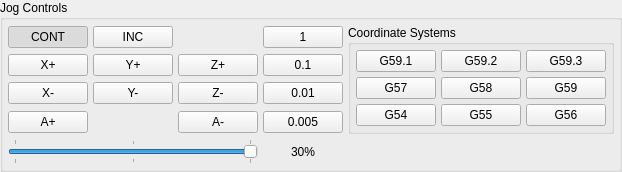
               <widget class="QGroupBox" name="groupBox_2">
                <property name="title">
                 <string>Jog Controls</string>
                </property>
                <layout class="QGridLayout" name="gridLayout_2">
                 <property name="leftMargin">
                  <number>5</number>
                 </property>
                 <property name="topMargin">
                  <number>5</number>
                 </property>
                 <property name="rightMargin">
                  <number>5</number>
                 </property>
                 <property name="bottomMargin">
                  <number>5</number>
                 </property>
                 <property name="spacing">
                  <number>5</number>
                 </property>
                 <item row="3" column="4">
                  <widget class="ActionButton" name="actionbutton_45">
                   <property name="text">
                    <string>0.005</string>
                   </property>
                   <property name="checkable">
                    <bool>true</bool>
                   </property>
                   <property name="autoExclusive">
                    <bool>true</bool>
                   </property>
                   <property name="actionName" stdset="0">
                    <string>machine.jog.set-increment:0.005</string>
                   </property>
                   <property name="jogBtn" stdset="0">
                    <string/>
                   </property>
                   <attribute name="buttonGroup">
                    <string notr="true">btngrpIncrements</string>
                   </attribute>
                  </widget>
                 </item>
                 <item row="0" column="0">
                  <widget class="ActionButton" name="btn_jog_cont">
                   <property name="text">
                    <string>CONT</string>
                   </property>
                   <property name="checkable">
                    <bool>true</bool>
                   </property>
                   <property name="checked">
                    <bool>true</bool>
                   </property>
                   <property name="autoExclusive">
                    <bool>true</bool>
                   </property>
                   <property name="actionName" stdset="0">
                    <string>machine.jog-mode.continuous</string>
                   </property>
                   <property name="jogBtn" stdset="0">
                    <string/>
                   </property>
                   <attribute name="buttonGroup">
                    <string notr="true">btngrpContInc</string>
                   </attribute>
                  </widget>
                 </item>
                 <item row="4" column="4">
                  <widget class="StatusLabel" name="statuslabel">
                   <property name="text">
                    <string>30%</string>
                   </property>
                   <property name="alignment">
                    <set>Qt::AlignCenter</set>
                   </property>
                   <property name="rules" stdset="0">
                    <string>[{&quot;channels&quot;: [{&quot;url&quot;: &quot;settings:machine.jog.linear-speed-percentage&quot;, &quot;trigger&quot;: true}], &quot;property&quot;: &quot;Text&quot;, &quot;expression&quot;: &quot;'{:0}%'.format(ch[0])&quot;, &quot;name&quot;: &quot;New Rule&quot;}]</string>
                   </property>
                  </widget>
                 </item>
                 <item row="2" column="4">
                  <widget class="ActionButton" name="actionbutton_41">
                   <property name="text">
                    <string>0.01</string>
                   </property>
                   <property name="checkable">
                    <bool>true</bool>
                   </property>
                   <property name="autoExclusive">
                    <bool>true</bool>
                   </property>
                   <property name="actionName" stdset="0">
                    <string>machine.jog.set-increment:0.01</string>
                   </property>
                   <property name="jogBtn" stdset="0">
                    <string/>
                   </property>
                   <attribute name="buttonGroup">
                    <string notr="true">btngrpIncrements</string>
                   </attribute>
                  </widget>
                 </item>
                 <item row="0" column="4">
                  <widget class="ActionButton" name="actionbutton_33">
                   <property name="text">
                    <string>1</string>
                   </property>
                   <property name="checkable">
                    <bool>true</bool>
                   </property>
                   <property name="autoExclusive">
                    <bool>true</bool>
                   </property>
                   <property name="actionName" stdset="0">
                    <string>machine.jog.set-increment:1</string>
                   </property>
                   <property name="jogBtn" stdset="0">
                    <string/>
                   </property>
                   <attribute name="buttonGroup">
                    <string notr="true">btngrpIncrements</string>
                   </attribute>
                  </widget>
                 </item>
                 <item row="1" column="2">
                  <widget class="ActionButton" name="actionbutton_38">
                   <property name="text">
                    <string>Z+</string>
                   </property>
                   <property name="actionName" stdset="0">
                    <string>machine.jog.axis:z,pos</string>
                   </property>
                   <property name="jogBtn" stdset="0">
                    <string/>
                   </property>
                  </widget>
                 </item>
                 <item row="2" column="2">
                  <widget class="ActionButton" name="actionbutton_40">
                   <property name="text">
                    <string>Z-</string>
                   </property>
                   <property name="actionName" stdset="0">
                    <string>machine.jog.axis:z,neg</string>
                   </property>
                   <property name="jogBtn" stdset="0">
                    <string/>
                   </property>
                  </widget>
                 </item>
                 <item row="1" column="4">
                  <widget class="ActionButton" name="actionbutton_39">
                   <property name="text">
                    <string>0.1</string>
                   </property>
                   <property name="checkable">
                    <bool>true</bool>
                   </property>
                   <property name="autoExclusive">
                    <bool>true</bool>
                   </property>
                   <property name="actionName" stdset="0">
                    <string>machine.jog.set-increment:0.1</string>
                   </property>
                   <property name="jogBtn" stdset="0">
                    <string/>
                   </property>
                   <attribute name="buttonGroup">
                    <string notr="true">btngrpIncrements</string>
                   </attribute>
                  </widget>
                 </item>
                 <item row="1" column="0">
                  <widget class="ActionButton" name="actionbutton_34">
                   <property name="text">
                    <string>X+</string>
                   </property>
                   <property name="actionName" stdset="0">
                    <string>machine.jog.axis:x,pos</string>
                   </property>
                   <property name="jogBtn" stdset="0">
                    <string/>
                   </property>
                  </widget>
                 </item>
                 <item row="0" column="1">
                  <widget class="ActionButton" name="btn_jog_inc">
                   <property name="text">
                    <string>INC</string>
                   </property>
                   <property name="checkable">
                    <bool>true</bool>
                   </property>
                   <property name="autoExclusive">
                    <bool>true</bool>
                   </property>
                   <property name="actionName" stdset="0">
                    <string>machine.jog-mode.incremental</string>
                   </property>
                   <property name="jogBtn" stdset="0">
                    <string/>
                   </property>
                   <attribute name="buttonGroup">
                    <string notr="true">btngrpContInc</string>
                   </attribute>
                  </widget>
                 </item>
                 <item row="3" column="0">
                  <widget class="ActionButton" name="jog_A_plus">
                   <property name="text">
                    <string>A+</string>
                   </property>
                   <property name="rules" stdset="0">
                    <string>[{&quot;channels&quot;: [{&quot;url&quot;: &quot;status:axis_mask&quot;, &quot;trigger&quot;: true}], &quot;property&quot;: &quot;Visible&quot;, &quot;expression&quot;: &quot;ch[0]==15&quot;, &quot;name&quot;: &quot;AxisExists&quot;}]</string>
                   </property>
                   <property name="actionName" stdset="0">
                    <string>machine.jog.axis:a,pos</string>
                   </property>
                   <property name="buttonFont" stdset="0">
                    <string>20</string>
                   </property>
                  </widget>
                 </item>
                 <item row="3" column="2">
                  <widget class="ActionButton" name="jog_A_neg">
                   <property name="text">
                    <string>A-</string>
                   </property>
                   <property name="rules" stdset="0">
                    <string>[{&quot;channels&quot;: [{&quot;url&quot;: &quot;status:axis_mask&quot;, &quot;trigger&quot;: true}], &quot;property&quot;: &quot;Visible&quot;, &quot;expression&quot;: &quot;ch[0]==15&quot;, &quot;name&quot;: &quot;AxisExists&quot;}]</string>
                   </property>
                   <property name="actionName" stdset="0">
                    <string>machine.jog.axis:a,neg</string>
                   </property>
                   <property name="buttonFont" stdset="0">
                    <string>20</string>
                   </property>
                  </widget>
                 </item>
                 <item row="1" column="1">
                  <widget class="ActionButton" name="actionbutton_36">
                   <property name="text">
                    <string>Y+</string>
                   </property>
                   <property name="actionName" stdset="0">
                    <string>machine.jog.axis:y,pos</string>
                   </property>
                   <property name="jogBtn" stdset="0">
                    <string/>
                   </property>
                  </widget>
                 </item>
                 <item row="2" column="0">
                  <widget class="ActionButton" name="actionbutton_35">
                   <property name="text">
                    <string>X-</string>
                   </property>
                   <property name="actionName" stdset="0">
                    <string>machine.jog.axis:x,neg</string>
                   </property>
                   <property name="jogBtn" stdset="0">
                    <string/>
                   </property>
                  </widget>
                 </item>
                 <item row="2" column="1">
                  <widget class="ActionButton" name="actionbutton_37">
                   <property name="text">
                    <string>Y-</string>
                   </property>
                   <property name="actionName" stdset="0">
                    <string>machine.jog.axis:y,neg</string>
                   </property>
                   <property name="jogBtn" stdset="0">
                    <string/>
                   </property>
                  </widget>
                 </item>
                 <item row="4" column="0" colspan="3">
                  <widget class="ActionSlider" name="jogFeedRateSlider">
                   <property name="maximum">
                    <number>100</number>
                   </property>
                   <property name="pageStep">
                    <number>5</number>
                   </property>
                   <property name="value">
                    <number>100</number>
                   </property>
                   <property name="sliderPosition">
                    <number>100</number>
                   </property>
                   <property name="orientation">
                    <enum>Qt::Horizontal</enum>
                   </property>
                   <property name="tickPosition">
                    <enum>QSlider::TicksBothSides</enum>
                   </property>
                   <property name="tickInterval">
                    <number>50</number>
                   </property>
                   <property name="actionName" stdset="0">
                    <string>machine.jog.set-linear-speed-percentage</string>
                   </property>
                  </widget>
                 </item>
                 <item row="0" column="5" rowspan="4">
                  <widget class="QGroupBox" name="groupBox_4">
                   <property name="title">
                    <string>Coordinate Systems</string>
                   </property>
                   <layout class="QGridLayout" name="gridLayout_4">
                    <property name="leftMargin">
                     <number>5</number>
                    </property>
                    <property name="topMargin">
                     <number>5</number>
                    </property>
                    <property name="rightMargin">
                     <number>5</number>
                    </property>
                    <property name="bottomMargin">
                     <number>5</number>
                    </property>
                    <property name="spacing">
                     <number>5</number>
                    </property>
                    <item row="0" column="1">
                     <widget class="MDIButton" name="mdibutton_4">
                      <property name="text">
                       <string>G59.2</string>
                      </property>
                      <property name="checkable">
                       <bool>true</bool>
                      </property>
                      <property name="rules" stdset="0">
                       <string>[{&quot;channels&quot;: [{&quot;url&quot;: &quot;status:g5x_index&quot;, &quot;trigger&quot;: true}], &quot;property&quot;: &quot;Checked&quot;, &quot;expression&quot;: &quot;True if ch[0] == 8 else False&quot;, &quot;name&quot;: &quot;Status&quot;}]</string>
                      </property>
                      <property name="MDICommand" stdset="0">
                       <string>G59.2</string>
                      </property>
                      <property name="G5xBtn" stdset="0">
                       <string/>
                      </property>
                     </widget>
                    </item>
                    <item row="1" column="2">
                     <widget class="MDIButton" name="mdibutton_8">
                      <property name="text">
                       <string>G59</string>
                      </property>
                      <property name="checkable">
                       <bool>true</bool>
                      </property>
                      <property name="rules" stdset="0">
                       <string>[{&quot;channels&quot;: [{&quot;url&quot;: &quot;status:g5x_index&quot;, &quot;trigger&quot;: true}], &quot;property&quot;: &quot;Checked&quot;, &quot;expression&quot;: &quot;True if ch[0] == 6 else False&quot;, &quot;name&quot;: &quot;Status&quot;}]</string>
                      </property>
                      <property name="MDICommand" stdset="0">
                       <string>G59</string>
                      </property>
                      <property name="G5xBtn" stdset="0">
                       <string/>
                      </property>
                     </widget>
                    </item>
                    <item row="1" column="1">
                     <widget class="MDIButton" name="mdibutton_7">
                      <property name="text">
                       <string>G58</string>
                      </property>
                      <property name="checkable">
                       <bool>true</bool>
                      </property>
                      <property name="rules" stdset="0">
                       <string>[{&quot;channels&quot;: [{&quot;url&quot;: &quot;status:g5x_index&quot;, &quot;trigger&quot;: true}], &quot;property&quot;: &quot;Checked&quot;, &quot;expression&quot;: &quot;True if ch[0] == 5 else False&quot;, &quot;name&quot;: &quot;Status&quot;}]</string>
                      </property>
                      <property name="MDICommand" stdset="0">
                       <string>G58</string>
                      </property>
                      <property name="G5xBtn" stdset="0">
                       <string/>
                      </property>
                     </widget>
                    </item>
                    <item row="0" column="2">
                     <widget class="MDIButton" name="mdibutton_5">
                      <property name="text">
                       <string>G59.3</string>
                      </property>
                      <property name="checkable">
                       <bool>true</bool>
                      </property>
                      <property name="rules" stdset="0">
                       <string>[{&quot;channels&quot;: [{&quot;url&quot;: &quot;status:g5x_index&quot;, &quot;trigger&quot;: true}], &quot;property&quot;: &quot;Checked&quot;, &quot;expression&quot;: &quot;True if ch[0] == 9 else False&quot;, &quot;name&quot;: &quot;Status&quot;}]</string>
                      </property>
                      <property name="MDICommand" stdset="0">
                       <string>G59.3</string>
                      </property>
                      <property name="G5xBtn" stdset="0">
                       <string/>
                      </property>
                     </widget>
                    </item>
                    <item row="1" column="0">
                     <widget class="MDIButton" name="mdibutton_6">
                      <property name="text">
                       <string>G57</string>
                      </property>
                      <property name="checkable">
                       <bool>true</bool>
                      </property>
                      <property name="rules" stdset="0">
                       <string>[{&quot;channels&quot;: [{&quot;url&quot;: &quot;status:g5x_index&quot;, &quot;trigger&quot;: true}], &quot;property&quot;: &quot;Checked&quot;, &quot;expression&quot;: &quot;True if ch[0] == 4 else False&quot;, &quot;name&quot;: &quot;Status&quot;}]</string>
                      </property>
                      <property name="MDICommand" stdset="0">
                       <string>G57</string>
                      </property>
                      <property name="G5xBtn" stdset="0">
                       <string/>
                      </property>
                     </widget>
                    </item>
                    <item row="2" column="0">
                     <widget class="MDIButton" name="mdibutton_9">
                      <property name="text">
                       <string>G54</string>
                      </property>
                      <property name="checkable">
                       <bool>true</bool>
                      </property>
                      <property name="rules" stdset="0">
                       <string>[{&quot;channels&quot;: [{&quot;url&quot;: &quot;status:g5x_index&quot;, &quot;trigger&quot;: true}], &quot;property&quot;: &quot;Checked&quot;, &quot;expression&quot;: &quot;True if ch[0] == 1 else False&quot;, &quot;name&quot;: &quot;State&quot;}]</string>
                      </property>
                      <property name="MDICommand" stdset="0">
                       <string>G54</string>
                      </property>
                      <property name="G5xBtn" stdset="0">
                       <string/>
                      </property>
                     </widget>
                    </item>
                    <item row="2" column="1">
                     <widget class="MDIButton" name="mdibutton_10">
                      <property name="text">
                       <string>G55</string>
                      </property>
                      <property name="checkable">
                       <bool>true</bool>
                      </property>
                      <property name="rules" stdset="0">
                       <string>[{&quot;channels&quot;: [{&quot;url&quot;: &quot;status:g5x_index&quot;, &quot;trigger&quot;: true}], &quot;property&quot;: &quot;Checked&quot;, &quot;expression&quot;: &quot;True if ch[0] == 2 else False&quot;, &quot;name&quot;: &quot;State&quot;}]</string>
                      </property>
                      <property name="MDICommand" stdset="0">
                       <string>G55</string>
                      </property>
                      <property name="G5xBtn" stdset="0">
                       <string/>
                      </property>
                     </widget>
                    </item>
                    <item row="2" column="2">
                     <widget class="MDIButton" name="mdibutton_11">
                      <property name="text">
                       <string>G56</string>
                      </property>
                      <property name="checkable">
                       <bool>true</bool>
                      </property>
                      <property name="rules" stdset="0">
                       <string>[{&quot;channels&quot;: [{&quot;url&quot;: &quot;status:g5x_index&quot;, &quot;trigger&quot;: true}], &quot;property&quot;: &quot;Checked&quot;, &quot;expression&quot;: &quot;True if ch[0] == 3 else False&quot;, &quot;name&quot;: &quot;State&quot;}]</string>
                      </property>
                      <property name="MDICommand" stdset="0">
                       <string>G56</string>
                      </property>
                      <property name="G5xBtn" stdset="0">
                       <string/>
                      </property>
                     </widget>
                    </item>
                    <item row="0" column="0">
                     <widget class="MDIButton" name="mdibutton_3">
                      <property name="text">
                       <string>G59.1</string>
                      </property>
                      <property name="checkable">
                       <bool>true</bool>
                      </property>
                      <property name="rules" stdset="0">
                       <string>[{&quot;channels&quot;: [{&quot;url&quot;: &quot;status:g5x_index&quot;, &quot;trigger&quot;: true}], &quot;property&quot;: &quot;Checked&quot;, &quot;expression&quot;: &quot;True if ch[0] == 7 else False&quot;, &quot;name&quot;: &quot;Status&quot;}]</string>
                      </property>
                      <property name="MDICommand" stdset="0">
                       <string>G59.1</string>
                      </property>
                      <property name="G5xBtn" stdset="0">
                       <string/>
                      </property>
                     </widget>
                    </item>
                   </layout>
                  </widget>
                 </item>
                </layout>
               </widget>
